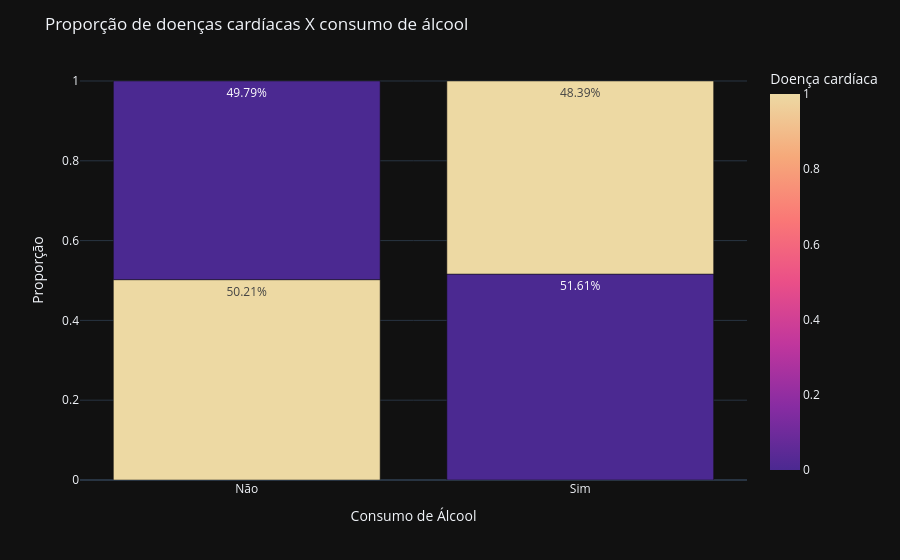

Here is the notebook cell this chart was saved with:
### Markdown cell above
Baseado no gráfico acima parece existir uma correlação entre peso e a presença de doenças cardíacas, uma vez que sua contagem aumenta, se comparado com a ausência, a partir da faixa entre 65 e 75.

### Code cell
# Relação entre consumo de cigarro, alcool e doenças cardíacas
car_alco = base_tratada.groupby('alco')['cardio_disease'].value_counts(normalize = True).rename('proporcao').reset_index()
fig = px.bar(car_alco,
                   y = 'proporcao',
                   x = 'alco',
                   color = 'cardio_disease',
                    color_continuous_scale=px.colors.sequential.Agsunset,
                   labels ={'cardio_disease':'Doença cardíaca'},
                   text_auto = '.2%')
fig.for_each_trace(
    lambda t: t.update(name = 'Sim' if t.name == '1' else 'Não')
)
fig.update_layout(
    yaxis_title = 'Proporção',
    xaxis = dict(
        title='Consumo de Álcool',
        tickvals=[0, 1],
        ticktext=['Não', 'Sim']),
    title = 'Proporção de doenças cardíacas X consumo de álcool'
)
fig.show()

### Figure 1 — Plotly figure (JSON) as saved in the notebook; plotly's stock layout.template omitted (floating-point values rounded to 4 significant figures)
{"data": [{"hovertemplate": "alco=%{x}<br>proporcao=%{y}<br>Doença cardíaca=%{marker.color}<extra></extra>", "legendgroup": "", "marker": {"color": [1, 0, 0, 1], "coloraxis": "coloraxis", "pattern": {"shape": ""}}, "name": "Não", "orientation": "v", "showlegend": false, "textposition": "auto", "texttemplate": "%{y:.2%}", "x": [0, 0, 1, 1], "xaxis": "x", "y": [0.5021, 0.4979, 0.5161, 0.4839], "yaxis": "y", "type": "bar"}], "layout": {"xaxis": {"anchor": "y", "domain": [0.0, 1.0], "title": {"text": "Consumo de Álcool"}, "tickvals": [0, 1], "ticktext": ["Não", "Sim"]}, "yaxis": {"anchor": "x", "domain": [0.0, 1.0], "title": {"text": "Proporção"}}, "coloraxis": {"colorbar": {"title": {"text": "Doença cardíaca"}}, "colorscale": [[0.0, "rgb(75, 41, 145)"], [0.1667, "rgb(135, 44, 162)"], [0.3333, "rgb(192, 54, 157)"], [0.5, "rgb(234, 79, 136)"], [0.6667, "rgb(250, 120, 118)"], [0.8333, "rgb(246, 169, 122)"], [1.0, "rgb(237, 217, 163)"]]}, "legend": {"tracegroupgap": 0}, "margin": {"t": 60}, "barmode": "relative", "title": {"text": "Proporção de doenças cardíacas X consumo de álcool"}}}
